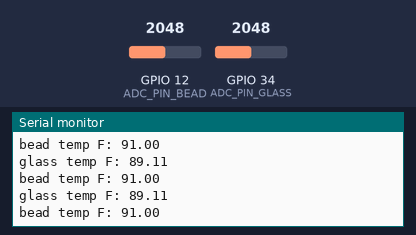
The sketch below on a simulated ESP32. Parts: the last lines printed to the serial monitor. Inputs (shaded band) come from the test bench; at power-on: GPIO 12 (ADC_PIN_BEAD) = 2048, GPIO 34 (ADC_PIN_GLASS) = 2048.

Above: at 2.2 s.
2.3 s: GPIO 12 (ADC_PIN_BEAD) set to 2866
At 2.9 s:
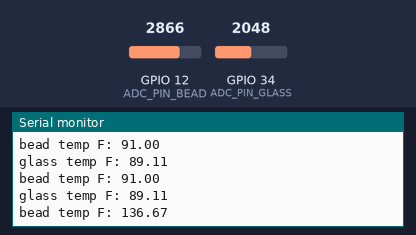
3.8 s: GPIO 34 (ADC_PIN_GLASS) set to 2866
At 4.4 s:
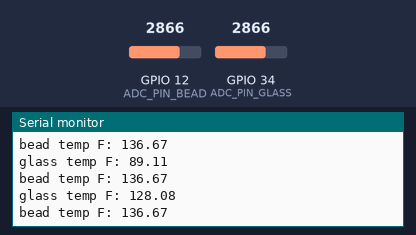
5.3 s: GPIO 12 (ADC_PIN_BEAD) set to 3603
At 5.9 s:
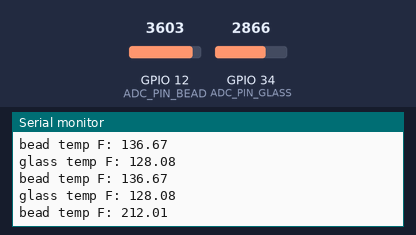
6.8 s: GPIO 34 (ADC_PIN_GLASS) set to 3603
At 7.4 s:
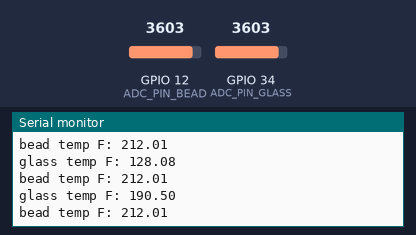
Timing chart, 0 to 9.3 s (numbered marks = the images above; inputs shaded):
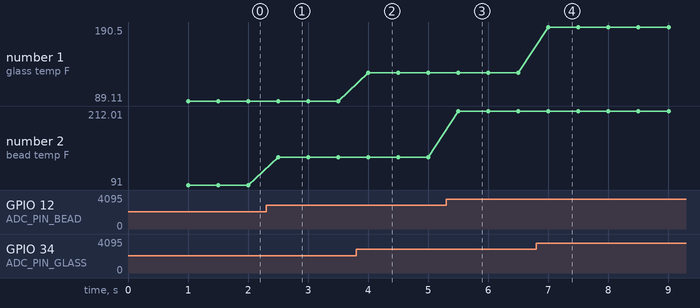

The sketch:

dual_thermistor_test.ino
```cpp
const int ADC_PIN_GLASS = 34;
const int ADC_PIN_BEAD = 12;

float KNOWN_RESISTANCE = 7500;
float TEMP_REFERENCE = 25 + 273.15;

int B_GLASS = 3892;
int B_BEAD = 3380;

int global_count = 0;

float v_at_analog_pin(int pin_num) {
  int raw = analogRead(pin_num);
  return raw * (3.3 / 4095.0);
}

float find_unknown_R_given_drop(float voltage_drop, int known_resistance) {
  return known_resistance * (3.3 / voltage_drop - 1);
}

float temp_K_from_R_10k(int B, float resistance) {
  return B / (log(resistance / (10000.0 * exp(-1 * B / TEMP_REFERENCE))));
}

float temp_K_to_C(float temp_K) {
  return temp_K - 273.15;
}

float temp_C_to_F(float temp_C) {
  return (temp_C * 9 / 5) + 32;
}

void setup() {
  // put your setup code here, to run once:
  Serial.begin(115200);
  delay(1000);
}

void loop() {
  // put your main code here, to run repeatedly:
  float v_glass = v_at_analog_pin(ADC_PIN_GLASS);
  float v_bead  = v_at_analog_pin(ADC_PIN_BEAD);

  // Serial.println("v_glass: " + String(v_glass));
  // Serial.println("v_bead: " + String(v_bead));

  float r_glass = find_unknown_R_given_drop(v_glass, KNOWN_RESISTANCE);
  float r_bead  = find_unknown_R_given_drop(v_bead,  KNOWN_RESISTANCE);

  // Serial.println("r_glass: " + String(r_glass));
  // Serial.println("r_bead: " + String(r_bead));

  float temp_C_glass = temp_K_to_C(temp_K_from_R_10k(B_GLASS, r_glass));
  float temp_C_bead  = temp_K_to_C(temp_K_from_R_10k(B_BEAD,  r_bead));

  float temp_F_glass = temp_C_to_F(temp_C_glass);
  float temp_F_bead  = temp_C_to_F(temp_C_bead);

  Serial.println("glass temp F: " + String(temp_F_glass));
  Serial.println("bead temp F: " + String(temp_F_bead));
  Serial.println("");

  delay(500);
}
```

Measured:
- after the input at 2.3 s, the serial monitor: prints a new line after 0.20 s (image 1)
- after the input at 3.8 s, the serial monitor: prints a new line after 0.20 s (image 2)
- after the input at 5.3 s, the serial monitor: prints a new line after 0.20 s (image 3)
- after the input at 6.8 s, the serial monitor: prints a new line after 0.21 s (image 4)
- plotted number 1: 89.11 → 128.08 after the input at 3.8 s, 128.08 → 190.5 after the input at 6.8 s
- plotted number 2: 91 → 136.67 after the input at 2.3 s, 136.67 → 212.01 after the input at 5.3 s
